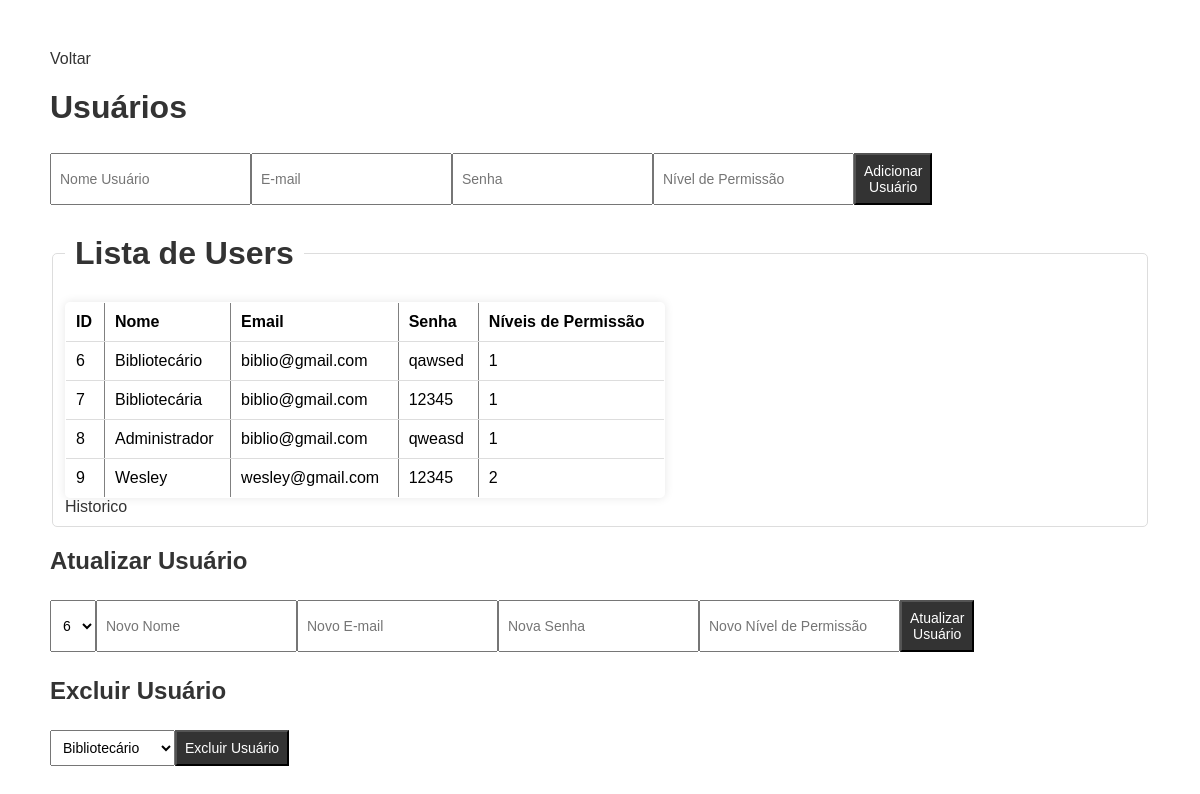
Page /LoginADM/users.php on the earlier database version.
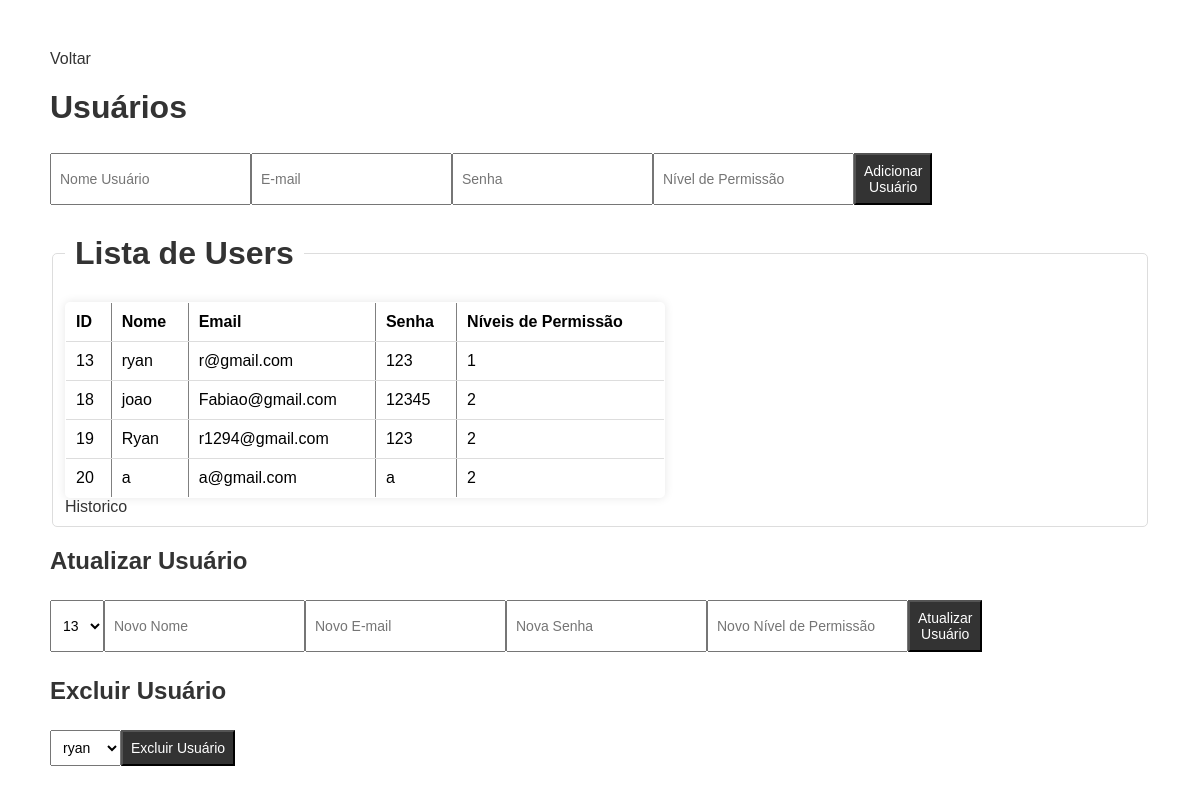
Same page on the later database version.
### tables this page shows
CREATE TABLE `users` (
  `id` int(11) NOT NULL,
  `nome` varchar(255) NOT NULL,
  `email` varchar(255) NOT NULL,
  `senha` varchar(255) NOT NULL,
  `tipo_usuario` int(11) NOT NULL
);

### LoginADM/App/Controller/UserController.php (called while the page is built, shortened)
<?php
require_once 'App\Model\UserModel.php';
class UserController {
    private $userModel;
    public function __construct($pdo) {
        $this->userModel = new UserModel($pdo);
    }
    public function listarUsers() {
        return $this->userModel->listarUsers();
    }
    public function exibirListaUsers() {
        $users = $this->userModel->listarUsers();
        include 'App/View/Usuarios/lista.php';
    }
}
?>

### LoginADM/App/Model/UserModel.php (called while the page is built, shortened)
<?php
class UserModel {
    private $pdo;
    public function __construct($pdo) {
        $this->pdo = $pdo;
    }
    public function listarUsers() {
        $sql = "SELECT * FROM users";
        $stmt = $this->pdo->query($sql);
        return $stmt->fetchAll(PDO::FETCH_ASSOC);
    }
}
?>

### LoginADM/users.php (the view, shortened to what this page needs)
<?php
require_once '../Config/config.php';
require_once 'App/Controller/UserController.php';
$userController = new UserController($pdo);
$users = $userController->listarUsers();
?>
<!DOCTYPE html>
<html lang="pt-br">
<head>
    <link rel="stylesheet" href="Public/Css/style2.css">
</head>
<body>
    <header>
        <a href="index.php">Voltar</a>
        <h1>Usuários</h1>
    </header>
    <form method="post">
        <input type="text" name="nome" placeholder="Nome Usuário" required>
        <input type="text" name="email" placeholder="E-mail" required>
        <input type="password" name="senha" placeholder="Senha" required>
        <input type="number" name="tipo_usuario" placeholder="Nível de Permissão">
        <button type="submit">Adicionar Usuário</button>
    </form>
    <?php
        $userController->exibirListaUsers();
    ?>
    <h2>Atualizar Usuário</h2>
    <form method="post">
        <select name="id">
            <?php foreach ($users as $user): ?>
                <option value="<?php echo $user['id']; ?>"><?php echo $user['id']; ?></option>
            <?php endforeach; ?>
        </select>
        <input type="text" name="atualizar_nome" placeholder="Novo Nome" required>
        <input type="text" name="atualizar_email" placeholder="Novo E-mail" required>
        <input type="password" name="atualizar_senha" placeholder="Nova Senha" required>
        <input type="number" name="atualizar_tipo_usuario" placeholder="Novo Nível de Permissão" required>
        <button type="submit">Atualizar Usuário</button>
    </form>
    <h2>Excluir Usuário</h2>
    <form method="post">
        <select name="excluir_id">
            <?php foreach ($users as $user): ?>
                <option value="<?php echo $user['id']; ?>"><?php echo $user['nome']; ?></option>
            <?php endforeach; ?>
        </select>
        <button type="submit">Excluir Usuário</button>
    </form>
</body>
</html>

### LoginADM/App/View/Usuarios/lista.php (shortened to what this page needs)
<!DOCTYPE html>
<html>
<head>
</head>
<body>
    <fieldset>
        <legend><h1>Lista de Users</h1></legend>
            <table border="1">
                <thead>
                    <tr>
                        <th>ID</th>
                        <th>Nome</th>
                        <th>Email</th>
                        <th>Senha</th>
                        <th>Níveis de Permissão</th>
                    </tr>
                </thead>
                <?php foreach ($users as $user): ?>
                    <tbody>
                        <tr>
                            <td><?php echo $user['id']; ?></td>
                            <td><?php echo $user['nome']; ?></td>
                            <td><?php echo $user['email']; ?></td>
                            <td><?php echo $user['senha']; ?></td>
                            <td><?php echo $user['tipo_usuario']; ?></td>
                        </tr>
                <?php endforeach; ?>
            </table>
            <a href="historico.php">Historico</a>
    </fieldset>
</body>
</html>

Differences in the rows shown:
removed users: id "6", nome "Bibliotecário", email "biblio@gmail.com", senha "qawsed", tipo_usuario "1"
removed users: id "7", nome "Bibliotecária", email "biblio@gmail.com", senha "12345", tipo_usuario "1"
removed users: id "8", nome "Administrador", email "biblio@gmail.com", senha "qweasd", tipo_usuario "1"
removed users: id "9", nome "Wesley", email "wesley@gmail.com", senha "12345", tipo_usuario "2"
added users: id "13", nome "ryan", email "r@gmail.com", senha "123", tipo_usuario "1"
added users: id "18", nome "joao", email "Fabiao@gmail.com", senha "12345", tipo_usuario "2"
added users: id "19", nome "Ryan", email "r1294@gmail.com", senha "123", tipo_usuario "2"
added users: id "20", nome "a", email "a@gmail.com", senha "a", tipo_usuario "2"
Other differences:
form field id: "6" → "13"
form field excluir_id: "Bibliotecário" → "ryan"
